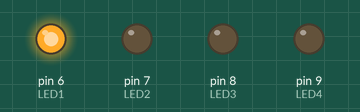
The sketch below on a simulated Arduino Uno, built with avr-gcc and run on an emulated ATmega328P. Parts: output pins drawn as LEDs (lit = HIGH).

Above: at 0.5 s.
At 3.5 s:
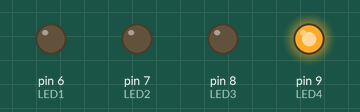
At 4.5 s:
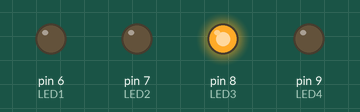
At 8.5 s:
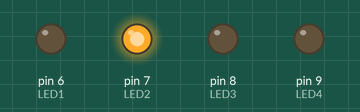
Timing chart, 0 to 9.1 s (numbered marks = the images above):
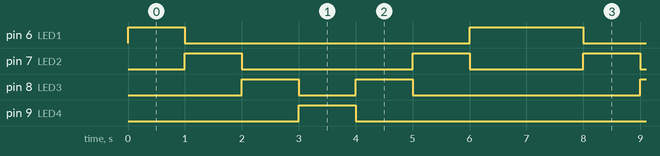

The sketch:

Blink_multiLED_return.ino
```cpp
const int LED1 = 6;
const int LED2 = 7;
const int LED3 = 8;
const int LED4 = 9;
// the setup function runs once when you press reset or power the board
void setup() {
  // initialize digital pin LED_BUILTIN as an output.
  pinMode(LED1, OUTPUT);
  pinMode(LED2, OUTPUT);
  pinMode(LED3, OUTPUT);
  pinMode(LED4, OUTPUT);
}

// the loop function runs over and over again forever
void loop() {
  digitalWrite(LED1, HIGH);   // turn the LED on (HIGH is the voltage level)
  delay(1000);                       // wait for a second
  digitalWrite(LED1, LOW);    // turn the LED off by making the voltage LOW

  digitalWrite(LED2, HIGH);   // turn the LED on (HIGH is the voltage level)
  delay(1000);                       // wait for a second
  digitalWrite(LED2, LOW);    // turn the LED off by making the voltage LOW

  digitalWrite(LED3, HIGH);   // turn the LED on (HIGH is the voltage level)
  delay(1000);                       // wait for a second
  digitalWrite(LED3, LOW);    // turn the LED off by making the voltage LOW

  digitalWrite(LED4, HIGH);   // turn the LED on (HIGH is the voltage level)
  delay(1000);                       // wait for a second
  digitalWrite(LED4, LOW);    // turn the LED off by making the voltage LOW

  digitalWrite(LED3, HIGH);   // turn the LED on (HIGH is the voltage level)
  delay(1000);                       // wait for a second
  digitalWrite(LED3, LOW);    // turn the LED off by making the voltage LOW

  digitalWrite(LED2, HIGH);   // turn the LED on (HIGH is the voltage level)
  delay(1000);                       // wait for a second
  digitalWrite(LED2, LOW);    // turn the LED off by making the voltage LOW

  digitalWrite(LED1, HIGH);   // turn the LED on (HIGH is the voltage level)
  delay(1000);                       // wait for a second
  digitalWrite(LED1, LOW);    // turn the LED off by making the voltage LOW
}
```

Measured:
- by itself, pin 6 (LED1): repeats every 7.0 s: LOW 5.0 s, HIGH 2.0 s
- by itself, pin 7 (LED2): repeats every 7.0 s: LOW 3.0 s, HIGH 1.0 s, LOW 2.0 s, HIGH 1.0 s
- by itself, pin 8 (LED3): repeats every 7.0 s: LOW 1.0 s, HIGH 1.0 s, LOW 4.0 s, HIGH 1.0 s
- by itself, pin 9 (LED4): alternates HIGH for 1.0 s and LOW for 6.0 s
